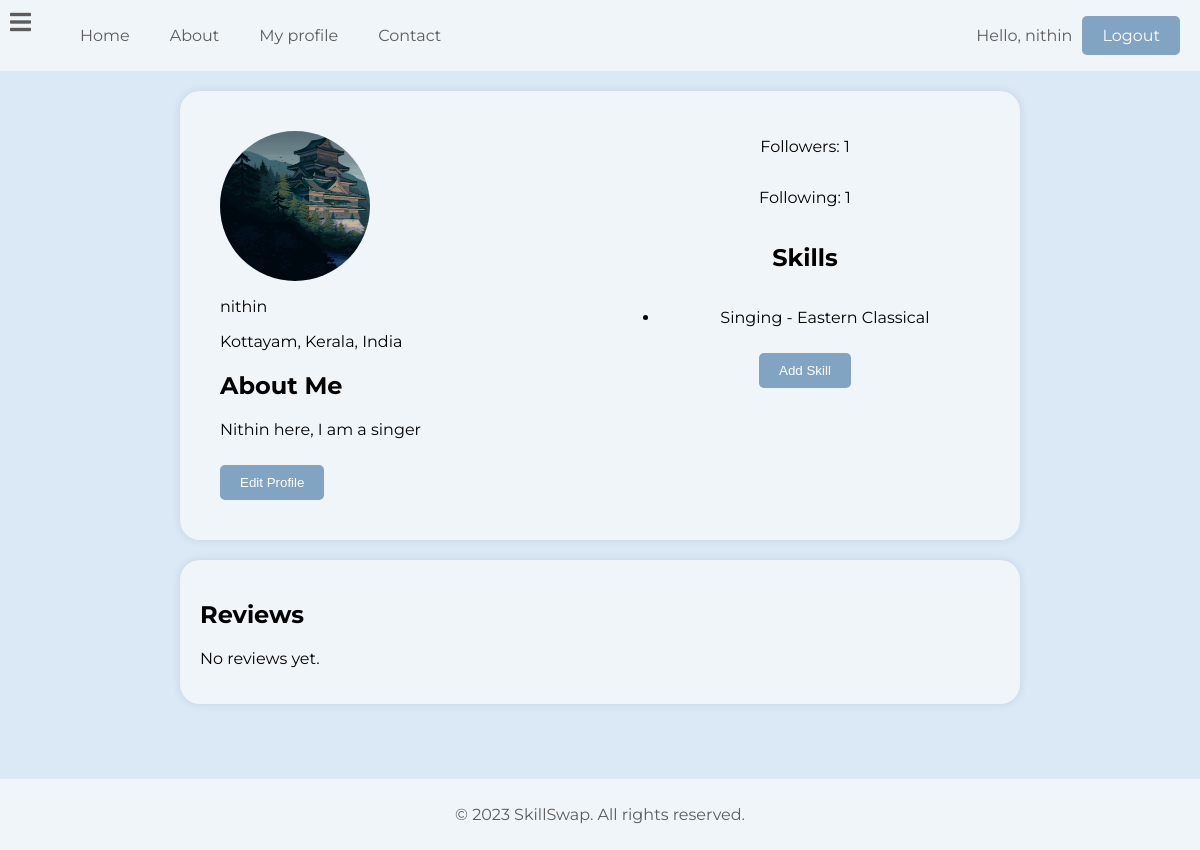
/profile/ (signed in), run on an earlier commit of the app's database.
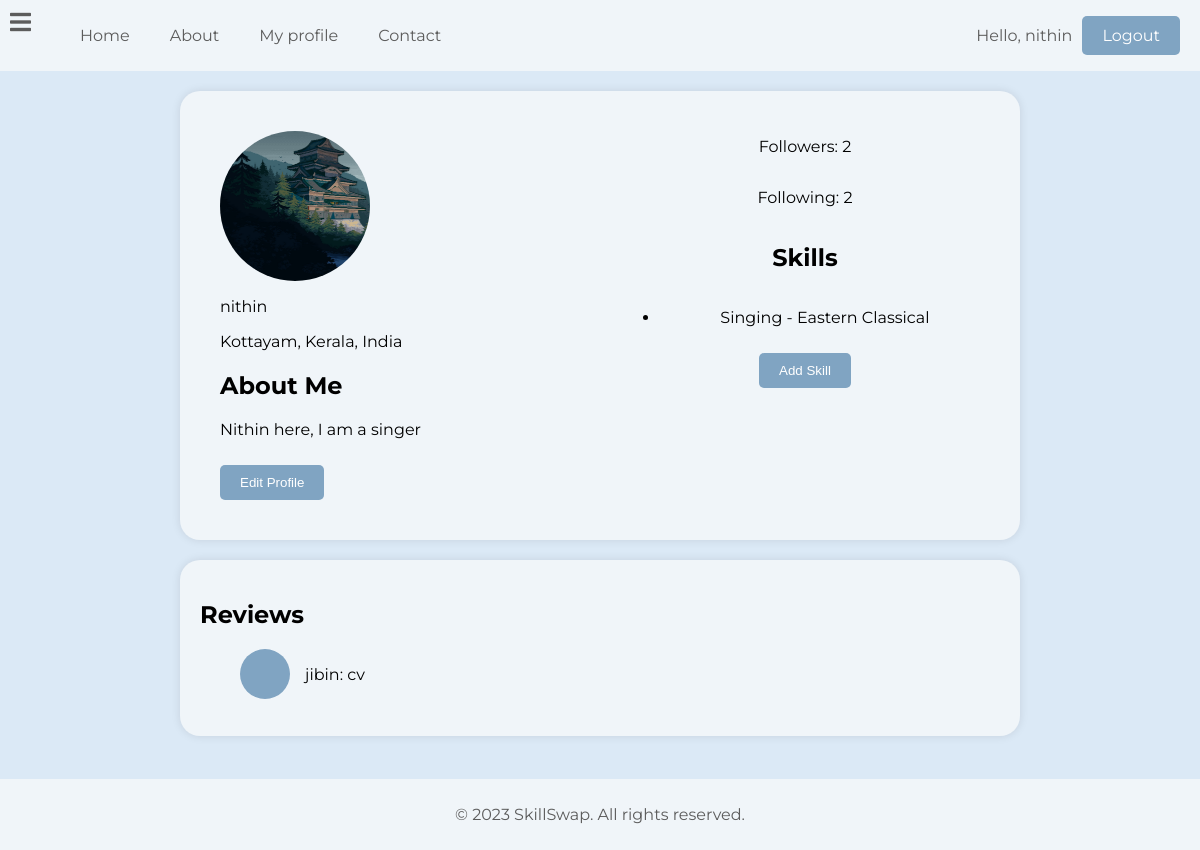
And on a later commit of the database.
### Skill/models.py (models this page shows, shortened)
class CustomUser(AbstractUser):
    email = models.EmailField(unique=True)
    profile_picture = models.ImageField(
        upload_to='profile_pictures/', null=True, blank=True)
    about_me = models.TextField(null=True, blank=True)
    def followers_count(self):
        return Follower.objects.filter(Q(following=self) & Q(is_following=True)).count()
    def following_count(self):
        return Follower.objects.filter(follower=self, is_following=True).count()

class UserSkill(models.Model):
    user = models.ForeignKey(
        CustomUser, on_delete=models.CASCADE, related_name='skills')
    name = models.CharField(max_length=255)
    description = models.TextField()

class Review(models.Model):
    sender = models.ForeignKey(
        settings.AUTH_USER_MODEL, on_delete=models.CASCADE, related_name='sent_reviews')
    receiver = models.ForeignKey(
        settings.AUTH_USER_MODEL, on_delete=models.CASCADE, related_name='received_reviews')
    skill_session = models.ForeignKey(
        SkillSession, on_delete=models.CASCADE, related_name='reviews')
    text = models.TextField()
    created_at = models.DateTimeField(auto_now_add=True)

### Skill/views.py (the view)
# urls.py: path('profile/', views.view_profile, name='profile'),
@login_required(login_url='login')
@never_cache
def view_profile(request):
    user_profile = CustomUser.objects.get(id=request.user.id)
    received_reviews = user_profile.received_reviews.all()
    try:
        user_location = UserLocation.objects.get(user=user_profile)
    except UserLocation.DoesNotExist:
        user_location = None
    user_skills = user_profile.skills.all()
    is_following = False
    if request.user.is_authenticated:
        is_following = Follower.objects.filter(
            follower=request.user, following=user_profile).exists()
    return render(request, 'profile.html', {
        'user_profile': user_profile,
        'user_skills': user_profile.skills.all(),
        'user_location': user_location,
        'is_following': is_following,
        'received_reviews': received_reviews,
    })

### Skill/templates/profile.html (shortened to what this page needs)
{% load static %}
<!DOCTYPE html>
<html lang="en">
<head>
    <link rel="stylesheet" href="https://cdnjs.cloudflare.com/ajax/libs/font-awesome/5.15.3/css/all.min.css">
</head>
<body>
    <header>
        {% if user == request.user %}<i class="fas fa-bars sidebar-button" onclick="toggleSidebar()"></i>{% endif %}
        <nav>
            <ul>
                <li><a href="{% url 'home' %}">Home</a></li>
                <li><a href="{% url 'about_us' %}">About</a></li>
                <li><a href="{% url 'profile' %}">My profile</a></li>
                <li><a href="{% url 'contact' %}">Contact</a></li>
            </ul>
        </nav>
        <div class="user-info">
            <p>Hello, {{ user.username }}</p>
            <a href="{% url 'logout' %}" class="btn btn-primary" id="logout-link">Logout</a>
        </div>
    </header>
    <div class="profile-container">
        <div class="profile-left">
            {% if user.profile_picture %}
                <div class="profile-picture" style="background-image: url('{{ user.profile_picture.url }}');"></div>
            {% else %}
                <div class="profile-picture" style="background-image: url('/static/Images/profile.jpg');"></div>
            {% endif %}
            <p>{{ user.username }}</p>
            {% if user_location %}
                <p>
                    {{ user_location.city }}, {{ user_location.state }}, {{ user_location.country }}
                </p>
            {% endif %}
            <h2>About Me</h2>
            <p>
                {{ user.about_me }}
            </p>
            {% if user == request.user %}
                <a href="{% url 'edit_profile' %}"><button class="edit-profile-button">Edit Profile</button></a>
            {% endif %}
        </div>
        <div class="profile-right">
            <p>Followers: {{ user.followers_count }}</p>
            <p>Following: {{ user.following_count }}</p>
            <h2>Skills</h2>
            <ul>
                {% for skill in user_skills %}
                    <li>{{ skill.name }} - {{ skill.description }}</li>
                {% endfor %}
            </ul>
            {% if user == request.user %}
                <a href="{% url 'add_skill' %}"><button class="add-skill-button">Add Skill</button></a>
            {% endif %}
        </div>
    </div>
    <div class="reviews-container">
        <h2>Reviews</h2>
        {% if received_reviews %}
            <ul>
                {% for review in received_reviews %}
                    <li class="review-card">
                        <div class="review-profile-picture" style="background-image: url('{{ review.sender.profile_picture.url }}');"></div>
                        <div class="review-text">
                            <p>{{ review.sender.username }}: {{ review.text }}</p>
                        </div>
                    </li>
                {% endfor %}
            </ul>
        {% else %}
            <p>No reviews yet.</p>
        {% endif %}
    </div>
    <footer>
        <p>&copy; 2023 SkillSwap. All rights reserved.</p>
    </footer>
</body>
</html>

What changed in the data, as far as the page shows it:
changed CustomUser "nithin": followers_count "1" → "2"; following_count "1" → "2"
added Review: sender.username "jibin", text "cv"
Also different on the page:
text no longer shown: "No reviews yet."
